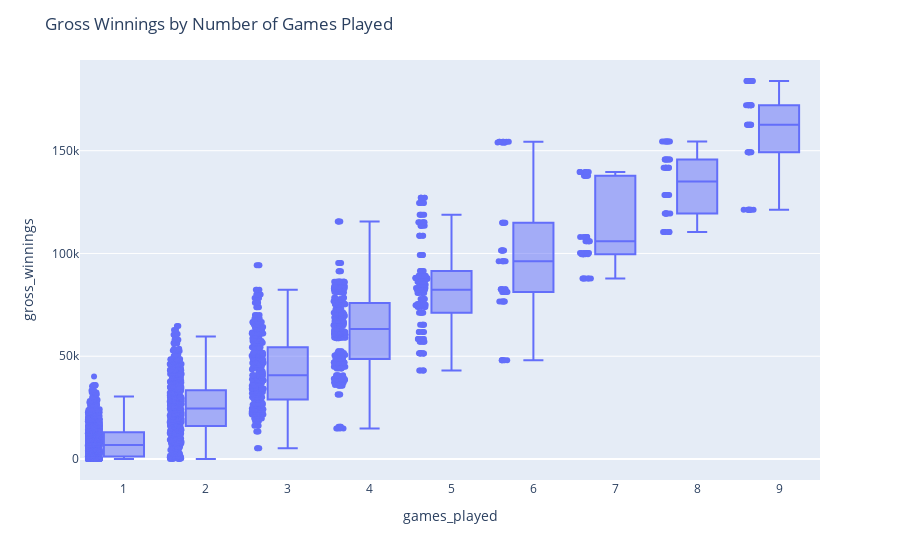

Notebook code for this chart:
### Code cell
fig = px.box(sub, x="games_played", y="gross_winnings", points="all")

fig.update_layout(
    title_text='Gross Winnings by Number of Games Played'
)

fig.show()

### Figure 1 — Plotly figure (JSON) as saved in the notebook; plotly's stock layout.template omitted (floating-point values rounded to 4 significant figures; data arrays with more than 128 entries replaced by an {"elided": "..."} marker saying what was removed)
{"data": [{"alignmentgroup": "True", "boxpoints": "all", "hoverlabel": {"namelength": 0}, "hovertemplate": "games_played=%{x}<br>gross_winnings=%{y}", "legendgroup": "", "marker": {"color": "#636efa"}, "name": "", "notched": false, "offsetgroup": "", "orientation": "v", "showlegend": false, "type": "box", "x": {"elided": "2984 int values"}, "x0": " ", "xaxis": "x", "y": {"elided": "2984 int values"}, "y0": " ", "yaxis": "y"}], "layout": {"boxmode": "group", "legend": {"tracegroupgap": 0}, "margin": {"t": 60}, "title": {"text": "Gross Winnings by Number of Games Played"}, "xaxis": {"anchor": "y", "domain": [0, 1], "title": {"text": "games_played"}}, "yaxis": {"anchor": "x", "domain": [0, 1], "title": {"text": "gross_winnings"}}}}
